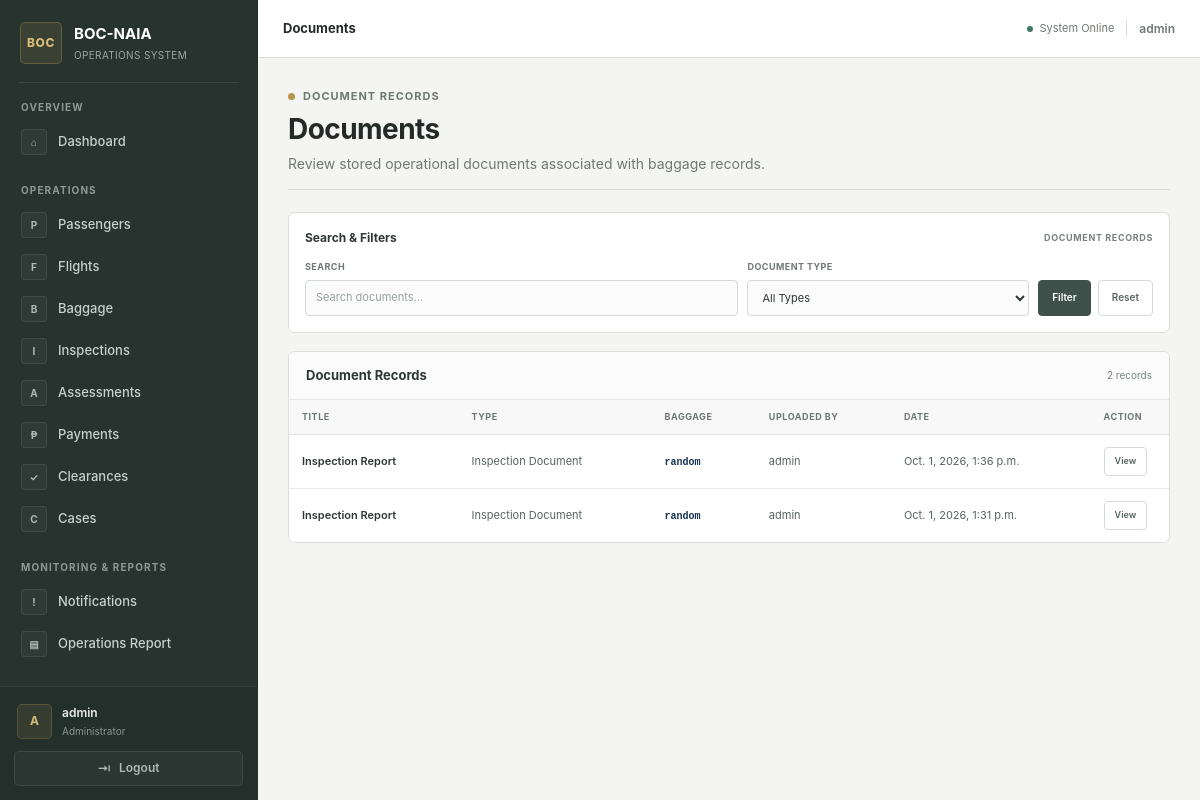
Page /passengers/documents/ (signed in) on the committed database.
### passengers/models.py (models this page shows, shortened)
class Document(models.Model):
    DOCUMENT_TYPE_CHOICES = [
        ("inspection", "Inspection Document"),
        ("assessment", "Assessment Document"),
        ("payment", "Payment Document"),
        ("clearance", "Clearance Document"),
        ("case", "Case Document"),
        ("other", "Other"),
    ]
    baggage = models.ForeignKey(
        Baggage,
        on_delete=models.PROTECT,
        related_name="documents",
    )
    title = models.CharField(
        max_length=255
    )
    document_type = models.CharField(
        max_length=30,
        choices=DOCUMENT_TYPE_CHOICES,
    )
    file = models.FileField(
        upload_to="boc_naia/documents/%Y/%m/%d/"
    )
    file_hash = models.CharField(
        max_length=64,
        editable=False,
    )
    description = models.TextField(
        blank=True
    )
    uploaded_by = models.ForeignKey(
        User,
        on_delete=models.PROTECT,
        related_name="uploaded_documents",
    )
    created_at = models.DateTimeField(
        auto_now_add=True
    )

class Baggage(models.Model):
    passenger = models.ForeignKey(
        Passenger,
        on_delete=models.PROTECT,
        related_name="baggage",
    )
    baggage_tag = models.CharField(
        max_length=30,
        unique=True,
    )
    description = models.CharField(
        max_length=255,
    )
    weight = models.DecimalField(
        max_digits=8,
        decimal_places=2,
    )
    declared = models.BooleanField(
        default=True,
    )
    created_at = models.DateTimeField(
        auto_now_add=True,
    )

### passengers/views.py (the view, shortened to what this page needs)
@login_required
@permission_required(
    "passengers.view_document",
    raise_exception=True,
)
def document_list(request):
    documents = (
        Document.objects
        .select_related(
            "baggage",
            "baggage__passenger",
            "uploaded_by",
        )
        .order_by("-created_at")
    )
    search = request.GET.get(
        "search",
        ""
    ).strip()
    document_type = request.GET.get(
        "document_type",
        ""
    ).strip()
    if document_type:
        documents = documents.filter(
            document_type=document_type
        )
    paginator = Paginator(
        documents,
        20
    )
    page_number = request.GET.get(
        "page"
    )
    documents = paginator.get_page(
        page_number
    )
    return render(
        request,
        "passengers/document_list.html",
        {
            "documents": documents,
            "search": search,
            "document_type": document_type,
            "document_type_choices": Document.DOCUMENT_TYPE_CHOICES,
        },
    )

### passengers/templates/passengers/document_list.html (shortened to what this page needs)
{% extends "base.html" %}
{% block page_heading %}Documents{% endblock %}
{% block content %}
<div class="document-page">
    <div class="page-header">
        <div>
            <div class="eyebrow">
                <span class="eyebrow-mark"></span>
                Document Records
            </div>
            <h1 class="page-title">
                Documents
            </h1>
            <p class="page-subtitle">
                Review stored operational documents associated with baggage records.
            </p>
        </div>
    </div>
    <section class="filter-panel">
        <div class="filter-header">
            <h2 class="filter-title">
                Search &amp; Filters
            </h2>
            <span class="filter-label">
                Document Records
            </span>
        </div>
        <form method="get" class="filter-form">
            <div class="filter-field">
                <label for="document-search">
                    Search
                </label>
                <input
                    id="document-search"
                    type="text"
                    name="search"
                    value="{{ search }}"
                    placeholder="Search documents..."
                >
            </div>
            <div class="filter-field">
                <label for="document-type">
                    Document Type
                </label>
                <select
                    id="document-type"
                    name="document_type"
                >
                    <option value="">
                        All Types
                    </option>
                </select>
            </div>
            <div class="filter-actions">
                <button
                    type="submit"
                    class="filter-button"
                >
                    Filter
                </button>
                <a
                    href="{% url 'document_list' %}"
                    class="reset-button"
                >
                    Reset
                </a>
            </div>
        </form>
    </section>
    <section class="table-panel">
        <div class="table-header">
            <h2 class="table-title">
                Document Records
            </h2>
            {% if documents.paginator %}
                <span class="record-count">
                    {{ documents.paginator.count }}
                    record{{ documents.paginator.count|pluralize }}
                </span>
            {% endif %}
        </div>
        <div class="table-wrapper">
            <table class="document-table">
                <thead>
                    <tr>
                        <th>Title</th>
                        <th>Type</th>
                        <th>Baggage</th>
                        <th>Uploaded By</th>
                        <th>Date</th>
                        <th>Action</th>
                    </tr>
                </thead>
                <tbody>
                    {% for document in documents %}
                        <tr>
                            <td>
                                <span class="document-title">
                                    {{ document.title }}
                                </span>
                            </td>
                            <td>
                                <span class="document-type">
                                    {{ document.get_document_type_display }}
                                </span>
                            </td>
                            <td>
                                <span class="baggage-tag">
                                    {{ document.baggage.baggage_tag }}
                                </span>
                            </td>
                            <td>
                                <span class="username">
                                    {{ document.uploaded_by.username }}
                                </span>
                            </td>
                            <td>
                                <span class="date-value">
                                    {{ document.created_at|date:"M. j, Y, g:i a" }}
                                </span>
                            </td>
                            <td>
                                <a
                                    class="view-button"
                                    href="{% url 'document_detail' document.id %}"
                                >
                                    View
                                </a>
                            </td>
                        </tr>
                    {% endfor %}
                </tbody>
            </table>
        </div>
    </section>
</div>
{% endblock %}

### templates/base.html (shortened to what this page needs)
{% load static %}
<!DOCTYPE html>
<html lang="en">
<head>
    <link rel="stylesheet" href="{% static 'css/app.css' %}?v=20261002">
</head>
<body>
<div class="app-shell">
    <aside class="sidebar" id="sidebar">
        <div class="sidebar-brand">
            <div class="brand-mark">
                BOC
            </div>
            <div class="brand-text">
                <strong>BOC-NAIA</strong>
                <span>Operations System</span>
            </div>
        </div>
        <div class="sidebar-divider"></div>
        <nav class="sidebar-navigation">
            <div class="nav-section">
                <span class="nav-section-title">
                    Overview
                </span>
                <a
                    href="{% url 'dashboard' %}"
                    class="nav-link {% block nav_dashboard %}{% endblock %}"
                >
                    <span class="nav-icon">⌂</span>
                    <span class="nav-label">Dashboard</span>
                </a>
            </div>
            <div class="nav-section">
                <span class="nav-section-title">
                    Operations
                </span>
                {% if perms.passengers.view_passenger %}
                <a
                    href="{% url 'passenger_list' %}"
                    class="nav-link {% block nav_passengers %}{% endblock %}"
                >
                    <span class="nav-icon">P</span>
                    <span class="nav-label">Passengers</span>
                </a>
                {% endif %}
                {% if perms.passengers.view_flight %}
                <a
                    href="{% url 'flight_list' %}"
                    class="nav-link {% block nav_flights %}{% endblock %}"
                >
                    <span class="nav-icon">F</span>
                    <span class="nav-label">Flights</span>
                </a>
                {% endif %}
                {% if perms.passengers.view_baggage %}
                <a
                    href="{% url 'baggage_list' %}"
                    class="nav-link {% block nav_baggage %}{% endblock %}"
                >
                    <span class="nav-icon">B</span>
                    <span class="nav-label">Baggage</span>
                </a>
                {% endif %}
                {% if perms.passengers.view_inspection %}
                <a
                    href="{% url 'inspection_list' %}"
                    class="nav-link {% block nav_inspections %}{% endblock %}"
                >
                    <span class="nav-icon">I</span>
                    <span class="nav-label">Inspections</span>
                </a>
                {% endif %}
                {% if perms.passengers.view_assessment %}
                <a
                    href="{% url 'assessment_list' %}"
                    class="nav-link {% block nav_assessments %}{% endblock %}"
                >
                    <span class="nav-icon">A</span>
                    <span class="nav-label">Assessments</span>
                </a>
                {% endif %}
                {% if perms.passengers.view_payment %}
                <a
                    href="{% url 'payment_list' %}"
                    class="nav-link {% block nav_payments %}{% endblock %}"
                >
                    <span class="nav-icon">₱</span>
                    <span class="nav-label">Payments</span>
                </a>
                {% endif %}
                {% if perms.passengers.view_clearance %}
                <a
                    href="{% url 'clearance_list' %}"
                    class="nav-link {% block nav_clearances %}{% endblock %}"
                >
                    <span class="nav-icon">✓</span>
                    <span class="nav-label">Clearances</span>
                </a>
                {% endif %}
                {% if perms.passengers.view_case %}
                <a
                    href="{% url 'case_list' %}"
                    class="nav-link {% block nav_cases %}{% endblock %}"
                >
                    <span class="nav-icon">C</span>
                    <span class="nav-label">Cases</span>
                </a>
                {% endif %}
            </div>
            <div class="nav-section">
                <span class="nav-section-title">Monitoring & Reports</span>
                <a
                    href="{% url 'notifications' %}"
                    class="nav-link {% block nav_notifications %}{% endblock %}"
                >
                    <span class="nav-icon">!</span>
                    <span>Notifications</span>
                </a>
                <a
                    href="{% url 'operations_report' %}"
                    class="nav-link {% block nav_operations_report %}{% endblock %}"
                >
                    <span class="nav-icon">▤</span>
                    <span>Operations Report</span>
                </a>
            </div>
        </nav>
        <div class="sidebar-footer">
            <div class="user-profile">
                <div class="user-avatar">
                    {{ request.user.username|first|upper }}
                </div>
                <div class="user-information">
                    <strong>
                        {% if request.user.get_full_name %}
                            {{ request.user.get_full_name }}
                        {% else %}
                            {{ request.user.username }}
                        {% endif %}
                    </strong>
                    <span>
                        {% if request.user.is_superuser %}
                            Administrator
                        {% endif %}
                    </span>
                </div>
            </div>
            <form
                method="post"
                action="{% url 'logout' %}"
                class="logout-form"
            >
                <button
                    type="submit"
                    class="logout-button"
                >
                    <span class="logout-icon">⇥</span>
                    <span>Logout</span>
                </button>
            </form>
        </div>
    </aside>
    <div class="main-wrapper">
        <header class="topbar">
            <div class="topbar-title">
                {% block page_heading %}{% endblock %}
            </div>
            <div class="topbar-right">
                <div class="topbar-status">
                    <span class="status-dot"></span>
                    <span>System Online</span>
                </div>
                <span class="topbar-user">
                    {{ request.user.username }}
                </span>
            </div>
        </header>
        <main class="main-content">
            {% block content %}{% endblock %}
        </main>
    </div>
</div>
</body>
</html>

### rows in the picture
Document: title "Inspection Report", document_type "Inspection Document", baggage.baggage_tag "random", uploaded_by.username "admin", created_at "Oct. 1, 2026, 1:36 p.m."
Document: title "Inspection Report", document_type "Inspection Document", baggage.baggage_tag "random", uploaded_by.username "admin", created_at "Oct. 1, 2026, 1:31 p.m."

### other values in the picture
{{ request.user.username|first|upper }} "A"
{{ request.user.username }} "admin"
{{ documents.paginator.count }} "2"
